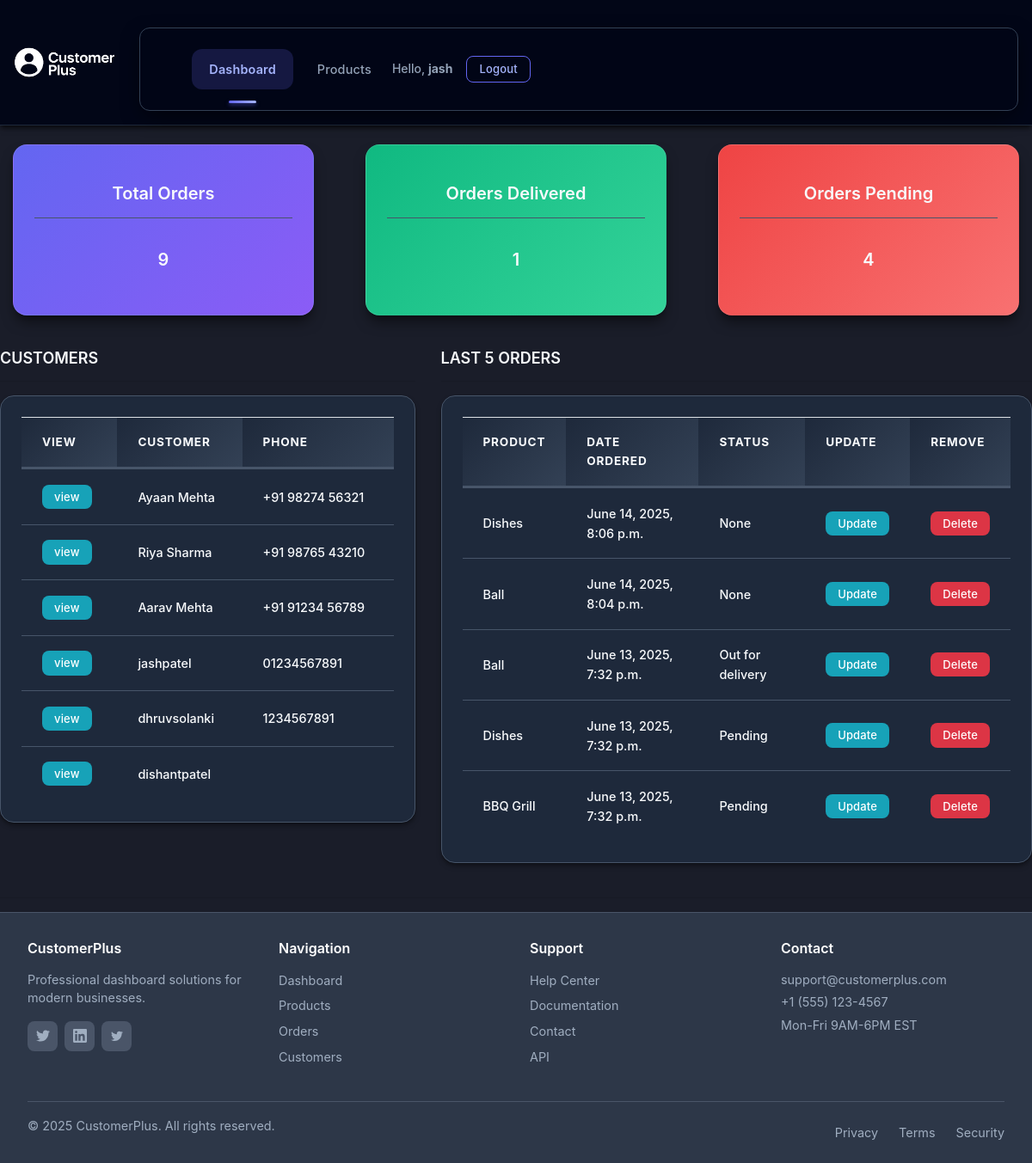
The app's page / (signed in) with its own data.
### account/models.py (models this page shows, shortened)
class Customer(models.Model):
    user = models.OneToOneField(User, null=True, blank=True, on_delete=models.CASCADE)
    name = models.CharField(max_length=200, null=True)
    phone = models.CharField(max_length=200)
    email = models.CharField(max_length=200)
    profile_pic = models.ImageField(default="profile-icon.png",null=True,blank=True)
    date_created = models.DateTimeField(auto_now_add=True, null=True)

class Order(models.Model):
    STATUS = (
        ('Pending', 'Pending'),
        ('Out for delivery', 'Out for delivery'),
        ('Delivered', 'Delivered'),
    )
    customer = models.ForeignKey(Customer, null=True, on_delete=models.SET_NULL)
    product = models.ForeignKey(Product, null=True, on_delete=models.SET_NULL)
    date_created = models.DateTimeField(auto_now_add=True, null=True)
    status = models.CharField(max_length=200, choices=STATUS, null=True)
    note = models.CharField(max_length=1000, null=True)

class Product(models.Model):
    CATEGORY = (
        ('Indoor', 'Indoor'),
        ('Outdoor', 'Outdoor'),
    )
    name = models.CharField(max_length=200, null=True)
    price = models.FloatField(null=True)
    category = models.CharField(max_length=200, choices=CATEGORY, null=True)
    description = models.CharField(max_length=200, null=True, blank=True)
    date_created = models.DateTimeField(auto_now_add=True, null=True)
    tags = models.ManyToManyField(Tag)
    def __str__(self):
        return self.name

### account/decorators.py (the view)
    def wrapper_func(request, *args, **kwargs):
        if request.user.groups.exists():
            user_groups = [group.name for group in request.user.groups.all()]
            if 'admin' in user_groups:
                return view_func(request, *args, **kwargs)
            elif 'customer' in user_groups:
                return redirect('user-page')  # Redirect customers
        return HttpResponse(" You are not authorized to view this page.")

### account/views.py (called while the page is built)
@login_required(login_url='login')
@admin_only
def home(request):
    all_orders = Order.objects.all().order_by('-date_created')
    recent_orders = all_orders[:5]  # Safe to slice here
    customers = Customer.objects.all()
    context = {
        'orders': recent_orders,
        'customers': customers,
        'total_orders': all_orders.count(),
        'total_customers': customers.count(),
        'delivered': all_orders.filter(status='Delivered').count(),
        'pending': all_orders.filter(status='Pending').count(),
    }
    return render(request, 'accounts/dashboard.html', context)

### account/templates/accounts/dashboard.html
{% extends 'accounts/main.html' %}
{% block content %}
{%include 'accounts/status.html' %}
<br>
<div class="row">
  <div class="col-md-5">
    <h5>CUSTOMERS</h5>
    <hr>
    <div class="card card-body">
      <table class="table table-sm">
        <tr>
          <th>view</th>
          <th>Customer</th>
          <th>Phone</th>
        </tr>
          {% for customer in customers %}
         <tr>
          <td><a class="btn btn-sm btn-info"href="{% url 'customer' customer.id %}">view</a></td>
          <td>{{customer.name}}</td>
          <td>{{customer.phone}}</td>
         </tr>
        {%endfor%}
      </table>
    </div>
  </div>
  <div class="col-md-7">
    <h5>LAST 5 ORDERS</h5>
    <hr>
    <div class="card card-body">
      <table class="table table-sm">
        <tr>
          <th>Product</th>
          <th>Date Ordered</th>
          <th>Status</th>
          <th>Update</th>
          <th>Remove</th>
        </tr>
        {% for order in orders %}
         <tr>
          <td>{{order.product}}</td>
          <td>{{order.date_created}}</td>
          <td>{{order.status}}</td>
          <td> <a class="btn btn-sm btn-info" href="{% url 'Update_order' order.id %}">Update</a></td>
          <td> <a class="btn btn-sm btn-danger" href="{% url 'Delete_order' order.id %}">Delete</a></td>
         </tr>
        {%endfor%}
      </table>
    </div>
  </div>
</div>
{% endblock %}

### account/templates/accounts/main.html (shortened to what this page needs)
{% load static%}
<!DOCTYPE html>
<html lang="en">
<head>
    <link rel="stylesheet" href="https://cdn.jsdelivr.net/npm/bootstrap@4.3.1/dist/css/bootstrap.min.css">
    <link rel="stylesheet" href="{% static '/css/main.css' %}">
</head>
<body>
    {%include 'accounts/navbar.html' %}
    {% block content%}
    {% endblock %}
    <hr>
    {%include 'accounts/footer.html' %}
</body>
</html>

### account/templates/accounts/navbar.html (shortened to what this page needs)
{% load static %}
<nav class="navbar navbar-expand-lg">
  <div class="container-fluid">
    <a class="navbar-brand d-flex align-items-center" href="{% url 'home' %}">
      <img src="{% static 'images/customerpluslogo.png' %}" alt="CustomerPlus"
           style="height: 40px; width: auto; margin-right: 12px;">
    </a>
    <div class="collapse navbar-collapse" id="navbarNav">
      <ul class="navbar-nav me-auto">
        {%if request.user.is_staff %}
        <li class="nav-item {% if request.resolver_match.url_name == 'home' %}active{% endif %}">
          <a class="nav-link" href="{% url 'home' %}">Dashboard</a>
        </li>
        <li class="nav-item {% if request.resolver_match.url_name == 'product' %}active{% endif %}">
          <a class="nav-link" href="{% url 'product' %}">Products</a>
        </li>
        {% endif %}
      </ul>
      <div class="d-flex align-items-center">
        <span class="text-white me-3 d-none d-lg-inline">
          Hello, <strong>{{ request.user }}</strong>
        </span>
        <a class="btn btn-outline-info btn-sm" href="{% url 'logout' %}">Logout</a>
      </div>
    </div>
  </div>
</nav>

### account/templates/accounts/status.html
<br>
<div class ="row">
    <div class="col">
        <div class="col-md">
             <div class="card text-center text-while mb-3" id="total-orders">
                  <div class='card-header'>
                    <h5 class="card-title">Total Orders </h5>
                  </div>
                  <div class='card-body'>
                    <h3 class="card-title">{{total_orders}}</h3>
                  </div>
             </div>
        </div>
    </div>
    <div class="col">
        <div class="col-md">
             <div class="card text-center text-while mb-3" id="orders-delivered">
                  <div class='card-header'>
                    <h5 class="card-title">Orders Delivered</h5>
                  </div>
                  <div class='card-body'>
                    <h3 class="card-title">{{delivered}}</h3>
                  </div>
             </div>
        </div>
    </div>
    <div class="col">
        <div class="col-md">
             <div class="card text-center text-while mb-3" id="orders-pending">
                  <div class='card-header'>
                    <h5 class="card-title">Orders Pending</h5>
                  </div>
                  <div class='card-body'>
                    <h3 class="card-title">{{pending}}</h3>
                  </div>
             </div>
        </div>
    </div>
</div>

### account/templates/accounts/footer.html (shortened to what this page needs)
<!DOCTYPE html>
<html lang="en">
<head>
</head>
<body>
    <footer class="footer">
        <div class="footer-container">
            <div class="footer-content">
                <div class="footer-section company-info">
                    <h3>CustomerPlus</h3>
                    <p>Professional dashboard solutions for modern businesses.</p>
                    <div class="social-icons">
                        <a href="#" class="social-icon">
                        </a>
                        <a href="#" class="social-icon">
                        </a>
                        <a href="#" class="social-icon">
                        </a>
                    </div>
                </div>
                <div class="footer-section">
                    <h3>Navigation</h3>
                    <ul class="footer-links">
                        <li><a href="#dashboard">Dashboard</a></li>
                        <li><a href="#products">Products</a></li>
                        <li><a href="#orders">Orders</a></li>
                        <li><a href="#customers">Customers</a></li>
                    </ul>
                </div>
                <div class="footer-section">
                    <h3>Support</h3>
                    <ul class="footer-links">
                        <li><a href="#help">Help Center</a></li>
                        <li><a href="#docs">Documentation</a></li>
                        <li><a href="#contact">Contact</a></li>
                        <li><a href="#api">API</a></li>
                    </ul>
                </div>
                <div class="footer-section">
                    <h3>Contact</h3>
                    <div class="contact-info">
                        <div>support@customerplus.com</div>
                        <div>+1 (555) 123-4567</div>
                        <div>Mon-Fri 9AM-6PM EST</div>
                    </div>
                </div>
            </div>
            <div class="footer-bottom">
                <div class="footer-bottom-left">
                    <p>&copy; 2025 CustomerPlus. All rights reserved.</p>
                </div>
                <div class="footer-bottom-right">
                    <a href="#privacy">Privacy</a>
                    <a href="#terms">Terms</a>
                    <a href="#security">Security</a>
                </div>
            </div>
        </div>
    </footer>
</body>
</html>

### account/templates/accounts/footer.html (style rules this page uses)
* { margin: 0; padding: 0; box-sizing: border-box; }
body { font-family: -apple-system, BlinkMacSystemFont, 'Segoe UI', Roboto, sans-serif; background: #1a1d29; color: #ffffff; min-height: 100vh; display: flex; flex-direction: column; }
.footer { background: #2d3748; border-top: 1px solid #4a5568; padding: 2rem 0 1rem 0; margin-top: auto; }
.footer-container { max-width: 1200px; margin: 0 auto; padding: 0 2rem; }
.footer-content { display: grid; grid-template-columns: repeat(auto-fit, minmax(200px, 1fr)); gap: 2rem; margin-bottom: 1.5rem; }
.footer-section h3 { color: #ffffff; font-size: 1rem; font-weight: 600; margin-bottom: 1rem; }
.footer-links { list-style: none; }
.footer-links li { margin-bottom: 0.4rem; }
.footer-links a { color: #a0aec0; text-decoration: none; font-size: 0.9rem; transition: color 0.3s ease; }
.company-info p { color: #a0aec0; line-height: 1.5; font-size: 0.9rem; margin-bottom: 1rem; }
.social-icons { display: flex; gap: 0.5rem; }
.social-icon { width: 35px; height: 35px; background: #4a5568; border-radius: 8px; display: flex; align-items: center; justify-content: center; text-decoration: none; color: #a0aec0; transition: all 0.3s ease; }
.contact-info { color: #a0aec0; font-size: 0.9rem; line-height: 1.5; }
.contact-info div { margin-bottom: 0.3rem; }
.footer-bottom { border-top: 1px solid #4a5568; padding-top: 1rem; display: flex; justify-content: space-between; align-items: center; flex-wrap: wrap; gap: 1rem; }
.footer-bottom-left { color: #a0aec0; font-size: 0.9rem; }
.footer-bottom-right { display: flex; gap: 1.5rem; }
.footer-bottom-right a { color: #a0aec0; text-decoration: none; font-size: 0.9rem; transition: color 0.3s ease; }

### records on screen
Customer: name "Ayaan Mehta", phone "+91 98274 56321"
Customer: name "Riya Sharma", phone "+91 98765 43210"
Customer: name "Aarav Mehta", phone "+91 91234 56789"
Customer: name "jashpatel", phone "01234567891"
Customer: name "dhruvsolanki", phone "1234567891"
Customer: name "dishantpatel"
Order: product "Dishes", date_created "June 14, 2025, 8:06 p.m.", status "None"
Order: product "Ball", date_created "June 14, 2025, 8:04 p.m.", status "None"
Order: product "Ball", date_created "June 13, 2025, 7:32 p.m.", status "Out for delivery"
Order: product "Dishes", date_created "June 13, 2025, 7:32 p.m.", status "Pending"
Order: product "BBQ Grill", date_created "June 13, 2025, 7:32 p.m.", status "Pending"

### other values on screen
{{ request.user }} "jash"
{{ total_orders }} "9"
{{ delivered }} "1"
{{ pending }} "4"
